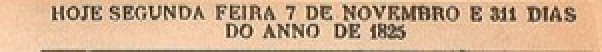
#> input picture data/imagens/Diario1.jpg, 301 x 26 px, found by its file name (shown 2 times larger)
$ python tesseract_gpu.py
#> lines starting #> are read from the running program, lines starting #| are printed output that depends on the picture; after the words box and inside, x2 and y2 are one past the last pixel; in counts of white or black regions, pixels touching at a corner belong together
import cv2
import pytesseract
import time
import os

# ===== CONFIG =====
IMG_PATH = "data/imagens/Diario1.jpg"
OUT_PATH = "OCR_tesseract/resultados/ocr_tesseract_gpu.txt"
DEVICE = "gpu (não suportado pelo Tesseract)"

#pytesseract.pytesseract.tesseract_cmd = r"C:\Program Files\Tesseract-OCR\tesseract.exe"
os.makedirs("OCR_tesseract/resultados", exist_ok=True)

# ===== EXECUÇÃO =====
start = time.perf_counter()

img = cv2.imread(IMG_PATH)
#> img is the input picture: shape (26, 301, 3); mean B, G, R 144.8, 176.9, 210.9
gray = cv2.cvtColor(img, cv2.COLOR_BGR2GRAY)
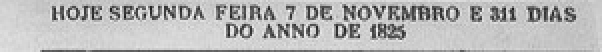
#> gray: shape (26, 301) (shown 2 times larger); min 27, max 249, mean 183.4
_, thresh = cv2.threshold(
    gray, 0, 255,
    cv2.THRESH_BINARY + cv2.THRESH_OTSU
)
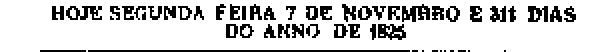
#> thresh: shape (26, 301) (shown 2 times larger); 81.8% white; black in thin lines or dots, all inside (x1, y1, x2, y2) = (20, 2, 288, 26)

#> (the run stopped early here; a loop or call above may not have finished)
